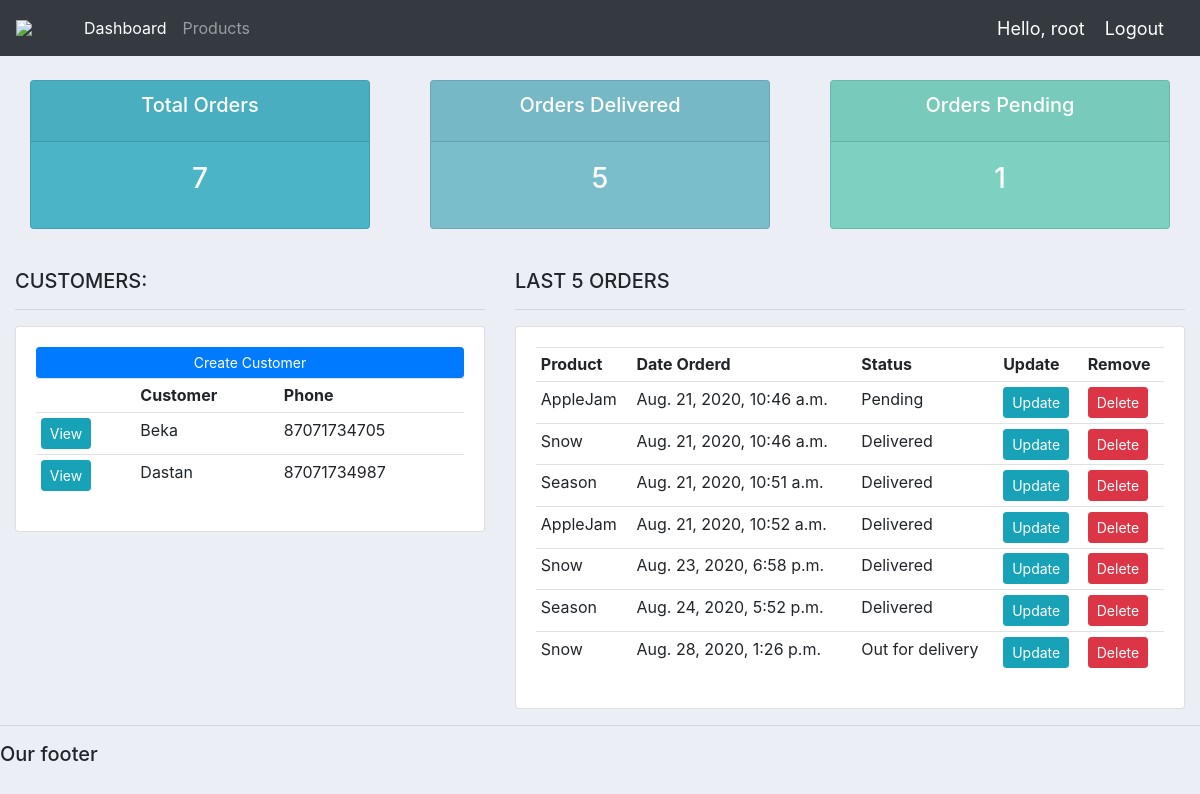
The page / (signed in) on the database as committed earlier.
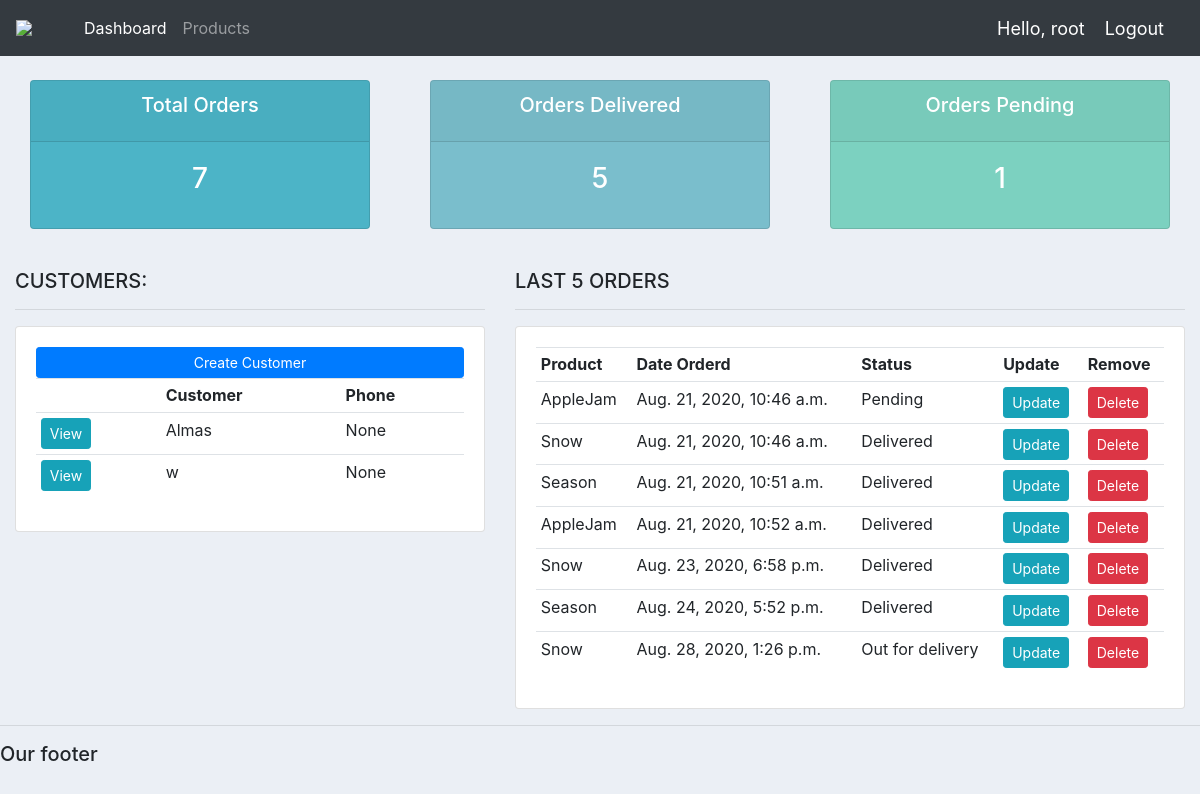
The same page on the database as committed later.
### accounts/models.py (models this page shows, shortened)
class Customer(models.Model):
    user = models.OneToOneField(User, null=True, blank=True, on_delete=models.CASCADE)
    name = models.CharField(max_length=200, null=True)
    phone = models.CharField(max_length=200, null=True)
    email = models.CharField(max_length=200, null=True)
    profile_pic = models.ImageField(default="profile1.png", null=True, blank=True)
    data_created = models.DateTimeField(auto_now_add=True, null=True)

class Order(models.Model):
    STATUS = (
        ('Pending', 'Pending'),
        ('Out for delivery', 'Out for delivery'),
        ('Delivered', 'Delivered'),
    )
    customer = models.ForeignKey(Customer, null=True, on_delete = models.SET_NULL)
    product = models.ForeignKey(Product, null=True, on_delete = models.SET_NULL)
    data_created = models.DateTimeField(auto_now_add=True, null=True)
    status = models.CharField(max_length=200, null=True, choices=STATUS)
    note = models.CharField(max_length=1000, null=True)

class Product(models.Model):
    CATEGORY = (
        ('Indoor', 'Indoor'),
        ('Out Door', 'Out Door'),
    )
    name = models.CharField(max_length=200, null=True)
    price = models.FloatField(null=True)
    category = models.CharField(max_length=200, null=True, choices=CATEGORY)
    description = models.CharField(max_length=200, null=True, blank=True)
    data_created = models.DateTimeField(auto_now_add=True, null=True)
    tags = models.ManyToManyField(Tag)
    def __str__(self):
        return self.name

### accounts/decorators.py (the view)
	def wrapper_function(request, *args, **kwargs):
		group = None
		if request.user.groups.exists():
			group = request.user.groups.all()[0].name
		if group == 'customer':
			return redirect('user-page')
		if group == 'admin':
			return view_func(request, *args, **kwargs)

### accounts/views.py (called while the page is built)
@login_required(login_url='login')
@admin_only
def home(request):
    orders = Order.objects.all()
    customers = Customer.objects.all()
    total_orders = orders.count()
    delivered = orders.filter(status='Delivered').count()
    pending = orders.filter(status='Pending').count()
    context = {'orders': orders, 'customers': customers,
               'total_orders': total_orders, 'delivered': delivered,
               'pending': pending}
    return render(request, 'accounts/dashboard.html', context)

### accounts/templates/accounts/dashboard.html
{%  extends 'accounts/main.html' %}
{% block content %}
{%  include 'accounts/Status.html' %}
<br>
<div class="row">
	<div class="col-md-5">
		<h5>CUSTOMERS:</h5>
		<hr>
		<div class="card card-body">
			<a class="btn btn-primary  btn-sm btn-block" href="">Create Customer</a>
			<table class="table table-sm">
				<tr>
                    <th></th>
					<th>Customer</th>
					<th>Phone</th>
				</tr>
                {%  for customer in customers %}
                    <tr>
                        <td><a class="btn btn-sm btn-info" href="{% url 'customer' customer.id %}">View</a></td>
                        <td>{{ customer.name }}</td>
                        <td>{{ customer.phone }}</td>
                    </tr>
                {% endfor %}
			</table>
		</div>
	</div>
	<div class="col-md-7">
		<h5>LAST 5 ORDERS</h5>
		<hr>
		<div class="card card-body">
			<table class="table table-sm">
				<tr>
					<th>Product</th>
					<th>Date Orderd</th>
					<th>Status</th>
					<th>Update</th>
					<th>Remove</th>
				</tr>
                {%  for order in orders %}
                    <tr>
                        <td>{{ order.product }}</td>
                        <td>{{ order.data_created }}</td>
                        <td>{{ order.status }}</td>
                        <td><a class="btn btn-sm btn-info" href="{% url 'update_order' order.id %}">Update</a></td>
                        <td><a class="btn btn-sm btn-danger" href="{% url 'delete_order' order.id %}">Delete</a></td>
                    </tr>
                {% endfor %}
			</table>
		</div>
	</div>
</div>
{% endblock %}

### accounts/templates/accounts/main.html (shortened to what this page needs)
{% load static %}
<!DOCTYPE html>
<html>
    <head>
        <link rel="stylesheet" href="https://stackpath.bootstrapcdn.com/bootstrap/4.3.1/css/bootstrap.min.css">
        <link rel="stylesheet" type="text/css" href="{% static '/css/main.css' %}">
    </head>
    <body>
        {%  include 'accounts/navbar.html' %}
        <div class="container-fluid">
        {% block content %}
        {% endblock %}
        </div>
        <hr>
        <h5>Our footer</h5>
    </body>
</html>

### accounts/templates/accounts/Navbar.html (shortened to what this page needs)
{% load static %}
<nav class="navbar navbar-expand-lg navbar-dark bg-dark">
  <img src="{% static 'images/logo.png' %}" style="width: 60px">
  <div class="collapse navbar-collapse" id="navbarNav">
    <ul class="navbar-nav">
        {% if request.user.is_staff %}
      <li class="nav-item active">
        <a class="nav-link" href="{% url 'home' %}">Dashboard</a>
      </li>
      <li class="nav-item">
        <a class="nav-link" href="{% url 'product'%}">Products</a>
      </li>
        {% else %}
      <li class="nav-item">
        <a class="nav-link" href="{% url 'account'%}">Settings</a>
      </li>
        {% endif %}
    </ul>
  </div>
    <span class="hello-msg">Hello, {{ request.user }}</span>
    <span><a class="hello-msg" href="{% url 'logout' %}">Logout</a></span>
</nav>

### accounts/templates/accounts/Status.html
<br>
<div class="row">
	<div class="col">
		<div class="col-md">
			<div class="card text-center text-white  mb-3" id="total-orders">
			  	<div class="card-header">
			  		<h5 class="card-title">Total Orders</h5>
			  	</div>
			  	<div class="card-body">
			    	<h3 class="card-title">{{total_orders}}</h3>
			  	</div>
			</div>
		</div>
	</div>
	<div class="col">
		<div class="col-md">
			<div class="card text-center text-white  mb-3" id="orders-delivered">
			  	<div class="card-header">
			  		<h5 class="card-title">Orders Delivered</h5>
			  	</div>
			  	<div class="card-body">
			    	<h3 class="card-title">{{delivered}}</h3>
			  	</div>
			</div>
		</div>
	</div>
	<div class="col">
		<div class="col-md">
			<div class="card text-center text-white  mb-3" id="orders-pending">
			  	<div class="card-header">
			  		<h5 class="card-title">Orders Pending</h5>
			  	</div>
			  	<div class="card-body">
			    	<h3 class="card-title">{{pending}}</h3>
			  	</div>
			</div>
		</div>
	</div>
</div>

### static/css/main.css (style rules this page uses)
body { background-color: #ebeff5; }
#total-orders { background-color: #4cb4c7; }
#orders-delivered { background-color: #7abecc; }
#orders-pending { background-color: #7CD1C0; }

### accounts/templates/accounts/Navbar.html (style rules this page uses)
.hello-msg { font-size: 18px; color: #ffffff; margin-right: 20px; }

Rows that differ between the two databases and show on the page:
removed Customer: name "Beka", phone "87071734705"
removed Customer: name "Dastan", phone "87071734987"
added Customer: name "Almas", phone "None"
added Customer: name "w", phone "None"
